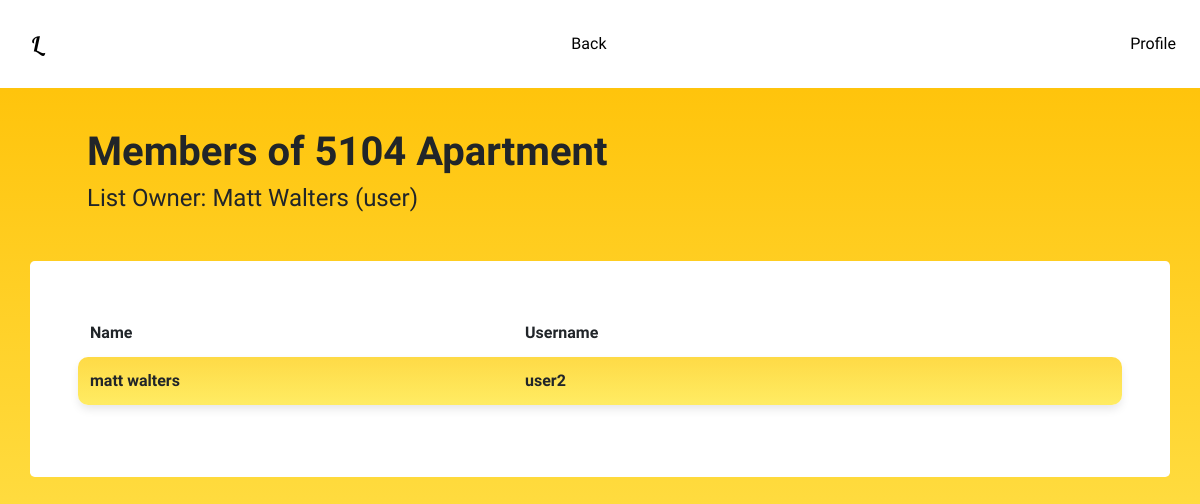
The app's page /todolist/2/members, older data.
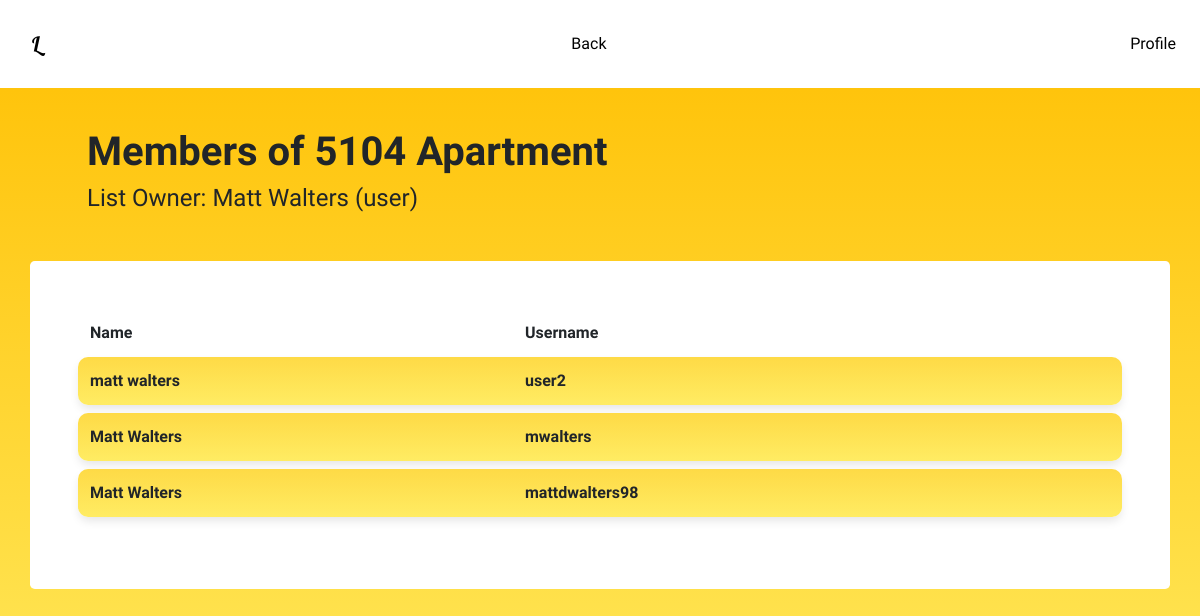
The same page, newer data.
### tables this page shows
CREATE TABLE list (lid INTEGER PRIMARY KEY AUTOINCREMENT,                                                 listowner TEXT,                                                 listname TEXT,                                                 description TEXT,                                                 listcode TEXT,                                                 password TEXT);

CREATE TABLE user (uid INTEGER PRIMARY KEY AUTOINCREMENT,                                                 firstname TEXT,                                                 lastname TEXT,                                                 username TEXT,                                                 password TEXT);

### app.py (the view)
@app.route('/todolist/<int:lid>/members', methods=['GET'])
def todo_members(lid):
    conn = sql.connect(DATABASE, timeout=10)
    conn.row_factory = sql.Row
    cur = conn.cursor()
    cur.execute('SELECT firstname, lastname, username, listname \
                FROM user, userlist, list \
                WHERE list.listowner = user.username AND \
                    user.uid = userlist.uid AND list.lid =' + str(lid) + ';' )
    list_owner = cur.fetchone()
    cur.execute('SELECT firstname, lastname, username \
                FROM user, userlist \
                WHERE user.username <> ' + "\'" + list_owner['username'] + "\'" + 'AND user.uid = userlist.uid AND lid =' + str(lid) + ';')
    members = cur.fetchall()
    return render_template('todo_members.html', members=members, list_owner=list_owner)

### templates/todo_members.html (shortened to what this page needs)
<!DOCTYPE html>
<html>
    <head>
        <link rel="stylesheet" href="https://stackpath.bootstrapcdn.com/bootstrap/4.3.1/css/bootstrap.min.css">
        <link href="{{ url_for('static',filename='styles/style.css') }}" rel="stylesheet" type="text/css">
    </head>
    <body>
        <nav class="navbar navbar-expand-lg navbar-custom">
            <div class="navbar-collapse">
                <ul class="navbar-nav d-flex align-items-center justify-content-between">
                    <li class="nav-item">
                        <h1 class="navbar-brand m-3 logo">L</h1>
                    </li>
                    <li class="nav-item">
                        <a class="nav-link" href = "javascript:history.back()">Back</a>
                    </li>
                    <li class="nav-item">
                        <a class="nav-link" href="#">Profile</a>
                    </li>
                </ul>
            </div>
        </nav>
        <div class="container-fluid">
            <div class="p-4 mx-5 mt-3">
                <div class="d-flex justify-content-between">
                    <div class="d-block">
                        <h1 class="font-weight-bold">Members of {{ list_owner['listname'] }}</h1>
                        <h4>List Owner: {{ list_owner['firstname'] }} {{ list_owner['lastname'] }} ({{ list_owner['username'] }})</h4>
                    </div>
                </div>
            </div>
        </div>
        <div class="container mt-3 p-5 bg-white rounded-lg">
            <table class="table table-borderless">
                <thead>
                    <tr class="d-flex">
                        <th class="col-5">Name</th>
                        <th class="col-5">Username</th>
                    </tr>
                </thead>
                <tbody>
                {% for row in members %}
                    <tr class="d-flex tblrow-custom mb-2">
                       <td class="col-5 font-weight-bold">{{ row["firstname"] }} {{ row["lastname"] }}</td>
                       <td class="col-5 font-weight-bold">{{ row["username"] }}</td>
                    </tr>
                {% endfor %}
                </tbody>
            </table>
        </div>
    </body>
</html>

### static/styles/style.css (style rules this page uses)
body { font-family: "Muli"; height: 100vh; background-image: linear-gradient(#ffbf01, #ffec63); }
.logo { font-family: "Lobster"; color: black; }
.navbar-custom { background-color: #fff; }
.navbar-custom .navbar-brand, .navbar-custom .navbar-text, .navbar-custom .navbar-nav .nav-link { color: black; }

### templates/todo_members.html (style rules this page uses)
.navbar-nav { flex: 1; }
.tblrow-custom { background-image: linear-gradient(#feda46, #ffec63); border-radius: 10px; -webkit-box-shadow: 0px 5px 10px -1px rgba(230,230,230,1); -moz-box-shadow: 0px 5px 10px -1px rgba(230,230,230,1); box-shadow: 0px 5px 10px -1px rgba(230,230,230,1); }

Row changes from the older to the newer data that the page shows:
now on this page (row unchanged): user: firstname "Matt", lastname "Walters", username "mwalters"
added user: firstname "Matt", lastname "Walters", username "mattdwalters98"
